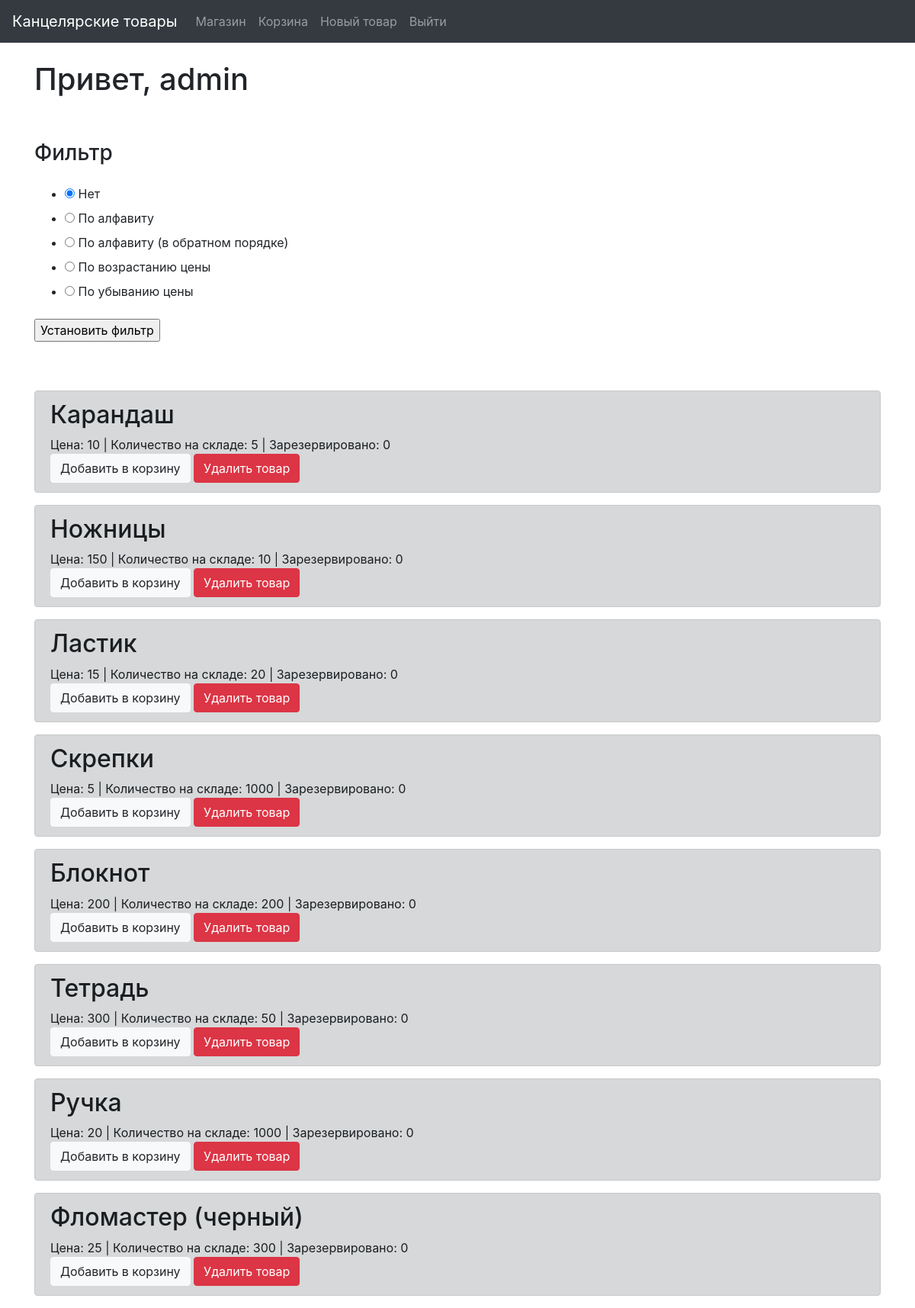
The page /index/none (signed in) on the database its author committed.
### tables this page shows
CREATE TABLE products 
                            (id INTEGER PRIMARY KEY AUTOINCREMENT, 
                             name VARCHAR(100),
                             count INTEGER,
                             price INTEGER,
                             reserv INTEGER
                             );

### MarketOfStationery.py (the view)
@app.route('/index/<fil>', methods=['GET', 'POST'])
def index(fil):
    if 'username' not in session:
        return redirect('/login')
    form = CountForm()
    filter_form = FilterForm()
    product = product_model.get_all()
    if fil == 'alphabet':
        product = sorted(product, key=lambda x: x[1])
    elif fil == 'reversed_alphabet':
        product = sorted(product, key=lambda x: x[1], reverse=True)
    elif fil == 'price':
        product = sorted(product, key=lambda x: x[3])
    elif fil == 'reversed_price':
        product = sorted(product, key=lambda x: x[3], reverse=True)
    if request.method == 'GET':
        return render_template('index.html', username=session['username'],
                               product=product, title='Store', registered=True,
                               admin=user_model.is_admin(session['username']), form=form,
                               filter_form=filter_form)
    else:
        return redirect(f'/index/{filter_form.radio.data}')

### forms.py
class CountForm(FlaskForm):
    count = IntegerField('Количество', [validators.DataRequired('Укажите количество товара'),
                                        validators.NumberRange(min=1)])
    submit = SubmitField('Добавить в корзину')

class FilterForm(FlaskForm):
    radio = RadioField('Фильтр', choices=[('none', 'Нет'), ('alphabet', 'По алфавиту'),
                                          ('reversed_alphabet', 'По алфавиту (в обратном порядке)'),
                                          ('price', 'По возрастанию цены'),
                                          ('reversed_price', 'По убыванию цены')],
                       default='none')
    submit = SubmitField('Установить фильтр')

### db.py (called while the page is built)
    def get(self, user_name):
        cursor = self.connection.cursor()
        cursor.execute("SELECT * FROM users WHERE user_name = ?", (user_name,))
        row = cursor.fetchone()
        return row

    def is_admin(self, user_name):
        item = self.get(user_name)
        return bool(item[-1])

    def get_all(self):
        cursor = self.connection.cursor()
        cursor.execute('''SELECT * FROM products''')
        rows = cursor.fetchall()
        return rows

### templates/index.html
{% extends "Base.html" %}
{% block content %}
<h1>Привет, {{ username }}</h1>
<form action="" method="post" novalidate>
    <br>
    <br>
    <h3>
        {{ filter_form.radio.label }}
    </h3>
    <p>
        {{ filter_form.radio }}
    </p>
    <p>{{ filter_form.submit() }}</p>
    <br>
    <br>
</form>
{% for item in product %}
<div class="alert alert-dark" role="alert">
    <h2>{{item[1]}}</h2>
    <div>Цена: {{item[3]}} | Количество на складе: {{item[2]}} | Зарезервировано: {{item[4]}}</div>
    <a href="/new_basket/{{item[0]}}" class="btn btn-light" data-toggle="modal">
        Добавить в корзину
    </a>
    {% if admin %}
    <a href="/delete/{{item[0]}}" class="btn btn-danger">
        Удалить товар
    </a>
    {% endif %}
</div>
{% endfor %}
{% endblock %}

### templates/Base.html (shortened to what this page needs)
<!doctype html>
<html lang="en">
<head>
    <link rel="stylesheet" href="https://maxcdn.bootstrapcdn.com/bootstrap/4.0.0/css/bootstrap.min.css"
>
</head>
<body>
<header>
    <nav class="navbar navbar-expand-lg navbar-dark bg-dark">
        <a class="navbar-brand" href="#">Канцелярские товары</a>
        <div class="collapse navbar-collapse" id="navbarNav">
            <ul class="navbar-nav">
                {% if registered %}
                <li class="nav-item">
                    <a class="nav-link" href="/index/none">Магазин<span class="sr-only">(current)</span></a>
                </li>
                <li class="nav-item">
                    <a class="nav-link" href="/carts">Корзина</a>
                </li>
                {% if admin %}
                <li class="nav-item">
                    <a class="nav-link" href="/add_product">Новый товар</a>
                </li>
                {% endif %}
                <li class="nav-item">
                    <a class="nav-link" href="/logout">Выйти</a>
                </li>
                {% endif %}
            </ul>
        </div>
    </nav>
</header>
<main role="main" class="container">
    <br>
    {% block content %}{% endblock %}
</main>
</body>
</html>

### rows shown on the page
products: name "Карандаш", price "10", count "5", reserv "0"
products: name "Ножницы", price "150", count "10", reserv "0"
products: name "Ластик", price "15", count "20", reserv "0"
products: name "Скрепки", price "5", count "1000", reserv "0"
products: name "Блокнот", price "200", count "200", reserv "0"
products: name "Тетрадь", price "300", count "50", reserv "0"
products: name "Ручка", price "20", count "1000", reserv "0"
products: name "Фломастер (черный)", price "25", count "300", reserv "0"

### other values the page prints
{{ username }} "admin"
{{ filter_form.radio.label }} "Фильтр"
